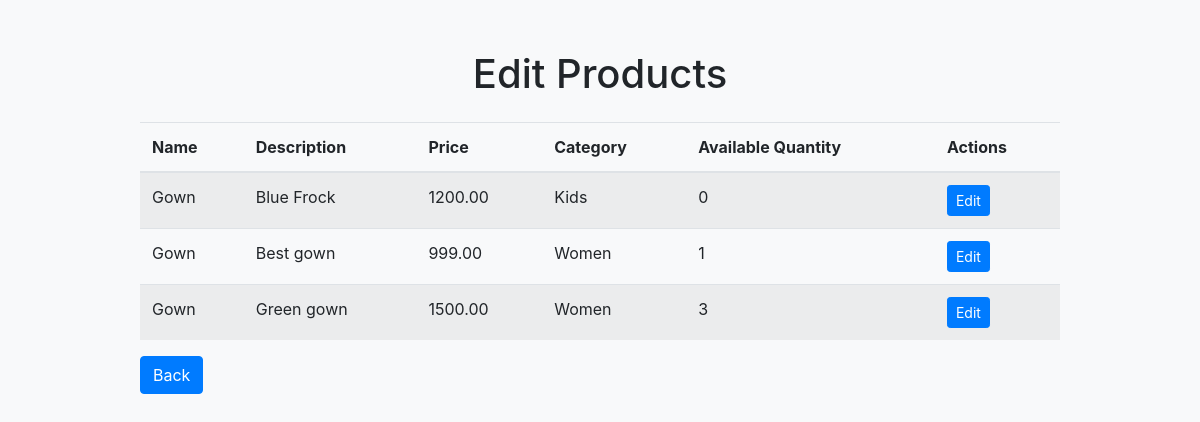
Screenshot of /edit_products/ (signed in) with the database file from the repository.
### product/models.py (models this page shows, shortened)
class Product(models.Model):
    product_name = models.CharField(max_length=100)
    description = models.TextField()
    price = models.DecimalField(max_digits=10, decimal_places=2)
    image = models.ImageField(upload_to='products/')
    category = models.CharField(max_length=50)
    available_quantity = models.IntegerField(default=0)

### product/views.py (the view)
# urls.py: path('edit_products/', views.edit_products, name='edit_products'),
@login_required
def edit_products(request):
    products = Product.objects.all()
    return render(request, 'edit_products.html', {'products': products})

### templates/edit_products.html (shortened to what this page needs)
<!DOCTYPE html>
<html lang="en">
<head>
    <link rel="stylesheet" href="https://stackpath.bootstrapcdn.com/bootstrap/4.5.2/css/bootstrap.min.css">
</head>
<body>
    <div class="container">
        <h1 class="text-center mb-4">Edit Products</h1>
        <div class="row justify-content-center">
            <div class="col-md-10">
                <table class="table table-striped">
                    <thead>
                        <tr>
                            <th>Name</th>
                            <th>Description</th>
                            <th>Price</th>
                            <th>Category</th>
                            <th>Available Quantity</th>
                            <th>Actions</th>
                        </tr>
                    </thead>
                    <tbody>
                        {% for product in products %}
                        <tr>
                            <td>{{ product.product_name }}</td>
                            <td>{{ product.description }}</td>
                            <td>{{ product.price }}</td>
                            <td>{{ product.category }}</td>
                            <td>{{ product.available_quantity }}</td>
                            <td>
                                <a href="{% url 'editproduct' product.id %}" class="btn btn-primary btn-sm">Edit</a>
                            </td>
                        </tr>
                        {% endfor %}
                    </tbody>
                </table>
                <a href="{% url 'admin_profile' %}" class="btn btn-primary">Back</a>
            </div>
        </div>
    </div>
</body>
</html>

### templates/edit_products.html (style rules this page uses)
body { background-color: #f8f9fa; }
.container { margin-top: 50px; }

### rows the page displays
Product: product_name "Gown", description "Blue Frock", price "1200.00", category "Kids", available_quantity "0"
Product: product_name "Gown", description "Best gown", price "999.00", category "Women", available_quantity "1"
Product: product_name "Gown", description "Green gown", price "1500.00", category "Women", available_quantity "3"
